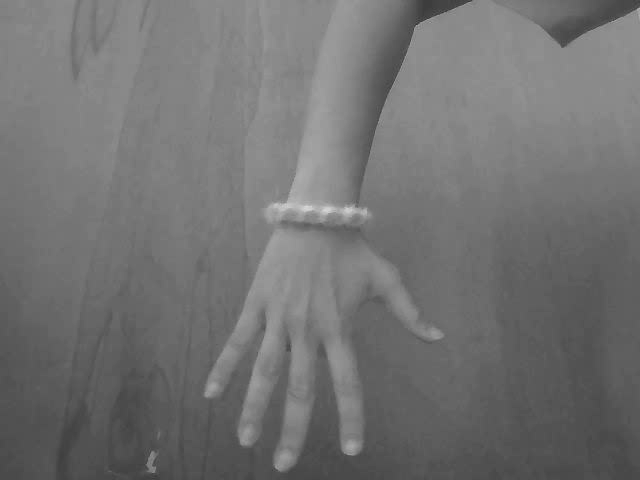
#> input picture frame 12 of Thursday 10:40 - 12:30/E22CSEU0955/lab12/gray_output.avi, 640 x 480 px, given in place of the camera
$ python 12.py
#> lines starting #> are read from the running program, lines starting #| are printed output that depends on the picture; after the words box and inside, x2 and y2 are one past the last pixel; in counts of white or black regions, pixels touching at a corner belong together
import cv2
import pytesseract

# Set Tesseract path if needed
# pytesseract.pytesseract.tesseract_cmd = r'C:\Program Files\Tesseract-OCR\tesseract.exe'

def capture_video():
    cap = cv2.VideoCapture(0)
    fourcc = cv2.VideoWriter_fourcc(*'XVID')
    out = cv2.VideoWriter('gray_output.avi', fourcc, 20.0, (640, 480), isColor=False)

    while True:
        ret, frame = cap.read()
#> frame is the input picture: shape (480, 640, 3); min 51, max 215, mean 113.8
        if not ret:
            break
        gray = cv2.cvtColor(frame, cv2.COLOR_BGR2GRAY)
        out.write(gray)
        cv2.imshow("Grayscale Video", gray)
        if cv2.waitKey(1) & 0xFF == ord('q'):
#> (key q is pressed here)
            break
    cap.release()
    out.release()
    cv2.destroyAllWindows()

def motion_detection():
    cap = cv2.VideoCapture(0)
    fourcc = cv2.VideoWriter_fourcc(*'XVID')
    out = cv2.VideoWriter('motion_output.avi', fourcc, 20.0, (640, 480))

    _, frame1 = cap.read()
    _, frame2 = cap.read()

    while cap.isOpened():
        diff = cv2.absdiff(frame1, frame2)
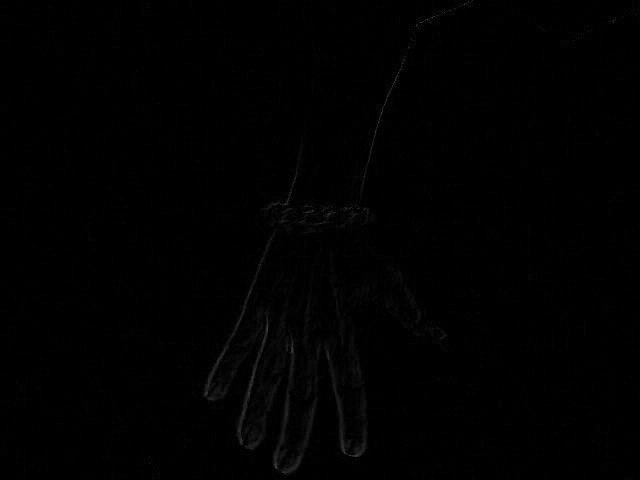
#> diff: shape (480, 640, 3); min 0, max 67, mean 1.1
        gray = cv2.cvtColor(diff, cv2.COLOR_BGR2GRAY)
        blur = cv2.GaussianBlur(gray, (5, 5), 0)
        _, thresh = cv2.threshold(blur, 20, 255, cv2.THRESH_BINARY)
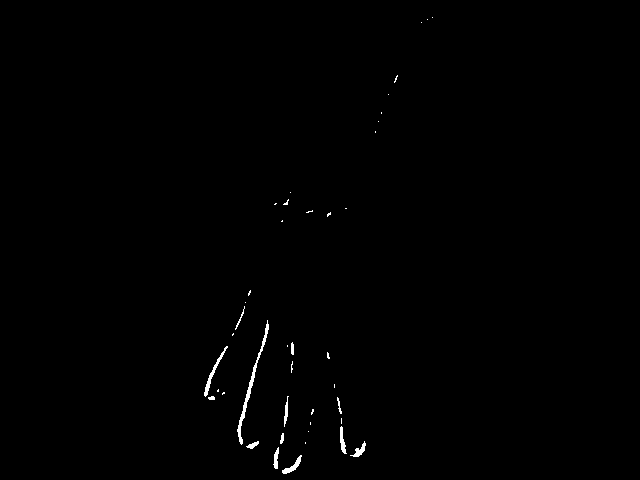
#> thresh: shape (480, 640); 0.45% white; 42 white regions (29 under 20 px), largest, box (x1, y1, x2, y2) and area: (237, 320, 269, 445) 391, (204, 346, 228, 397) 171, (282, 455, 302, 474) 118
        dilated = cv2.dilate(thresh, None, iterations=3)
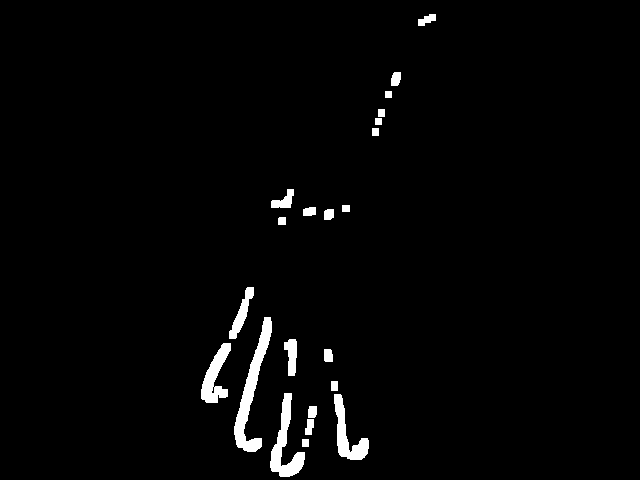
#> dilated: shape (480, 640); 2.2% white; 22 white regions
        contours, _ = cv2.findContours(dilated, cv2.RETR_TREE, cv2.CHAIN_APPROX_SIMPLE)
#> contours = 23 contours, 1 with area under 20; largest, box (x1, y1, x2, y2) and area: (234, 317, 272, 452) 1424, (270, 393, 305, 477) 1006, (334, 394, 369, 460) 804, (201, 343, 231, 403) 795, (229, 287, 254, 339) 403

        for contour in contours:
            if cv2.contourArea(contour) < 900:
                continue
            (x, y, w, h) = cv2.boundingRect(contour)
            cv2.rectangle(frame1, (x, y), (x+w, y+h), (0, 255, 0), 2)
#> this loop made 23 passes
#> contour on passes 1, 6, 16, 18, 19, 20, 21: [[302, 439], [302, 446], [308, 446], [308, 439]], [[331, 381], [331, 390], [337, 390], [337, 381]], [[342, 205], [342, 211], [349, 211], [349, 205]], [[372, 128], [372, 135], [378, 135], [378, 128]], [[375, 118], [375, 124], [381, 124], [381, 118]], [[378, 109], [378, 116], [384, 116], [384, 109]], [[385, 91], [385, 97], [391, 97], [391, 91]]
#> (x, y, w, h) on passes 5, 11: (270, 393, 35, 84), (234, 317, 38, 135)
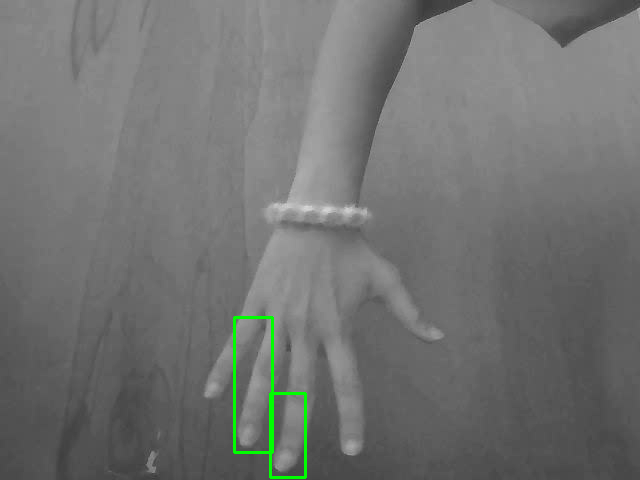
#> frame1: shape (480, 640, 3); 0.54% of pixels changed, all inside (x1, y1, x2, y2) = (233, 316, 307, 479)

        out.write(frame1)
        cv2.imshow("Motion Detection", frame1)
        frame1 = frame2
        ret, frame2 = cap.read()
        if not ret or cv2.waitKey(1) & 0xFF == ord('q'):
#> (key q is pressed here)
            break
    cap.release()
    out.release()
    cv2.destroyAllWindows()

if __name__ == "__main__":
    capture_video()
    motion_detection()

$ run again, starting later in the video
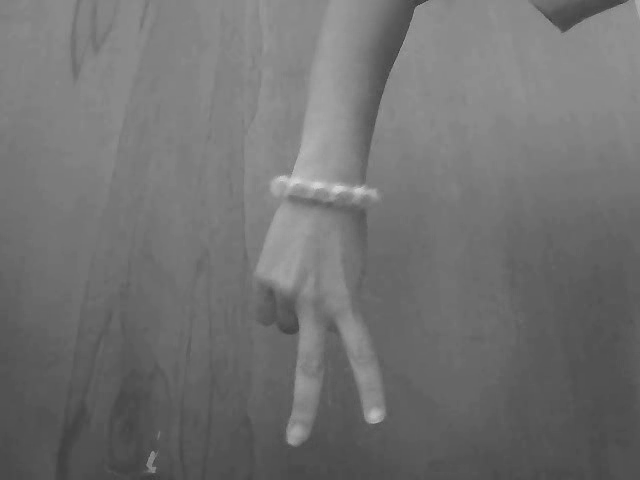
#> input picture frame 57 of Thursday 10:40 - 12:30/E22CSEU0955/lab12/gray_output.avi, 640 x 480 px, given in place of the camera
#> in capture_video, frame is the input picture: shape (480, 640, 3); min 53, max 215, mean 113.3
#> in motion_detection, `_, thresh = cv2.threshold(blur, 20, 255, cv2.THRESH_BINARY)`:
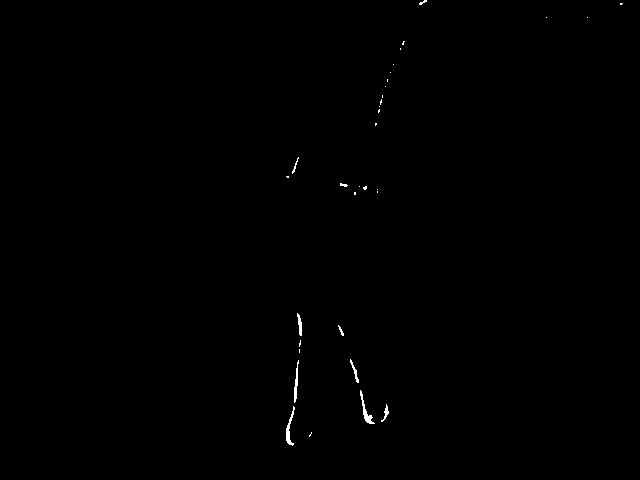
#> thresh: shape (480, 640); 0.23% white in thin lines or dots, all inside (x1, y1, x2, y2) = (286, 0, 623, 446)
#> in motion_detection, `dilated = cv2.dilate(thresh, None, iterations=3)`:
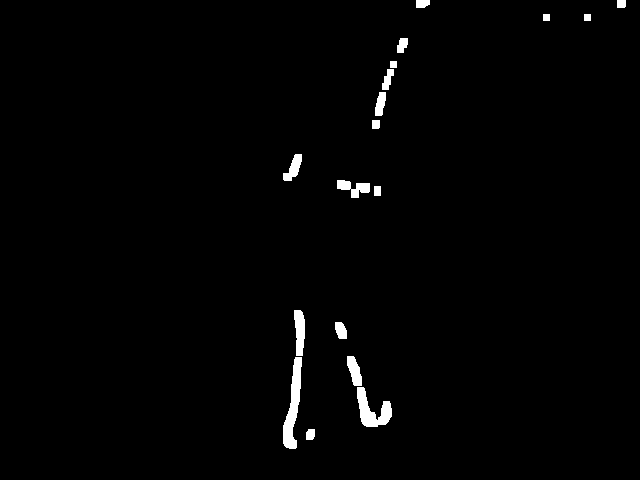
#> dilated: shape (480, 640); 1.3% white; 18 white regions
#> contours = 18 contours; largest, box (x1, y1, x2, y2) and area: (283, 357, 302, 449) 780, (357, 387, 392, 427) 630, (294, 310, 305, 356) 346, (337, 180, 370, 198) 268, (347, 356, 362, 386) 256
#> the loop in motion_detection, `for contour in contours:` made 18 passes
#> contour on passes 7, 13, 15, 16: [[374, 186], [374, 195], [380, 195], [380, 186]], [[390, 61], [390, 67], [396, 67], [396, 61]], [[584, 14], [584, 20], [590, 20], [590, 14]], [[543, 14], [543, 20], [549, 20], [549, 14]]
